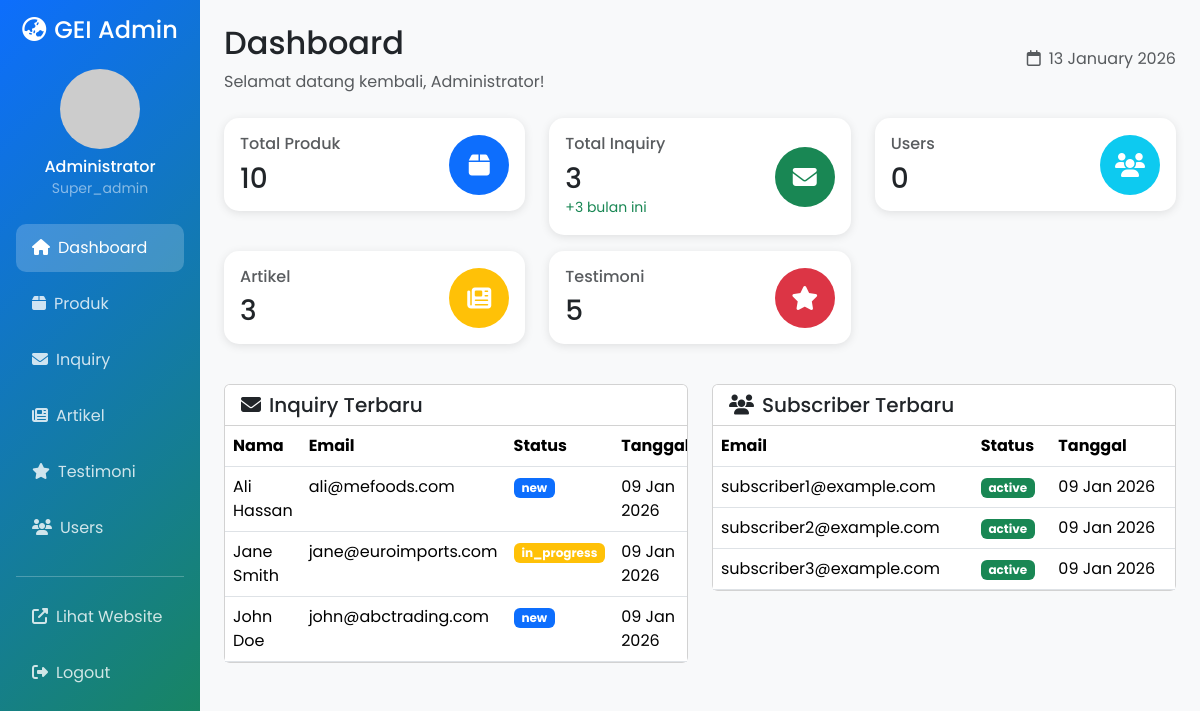
Page /admin/dashboard.php (signed in) on the committed database.
### tables this page shows
CREATE TABLE IF NOT EXISTS inquiries (
    id INT AUTO_INCREMENT PRIMARY KEY,
    full_name VARCHAR(255) NOT NULL,
    company_name VARCHAR(255) NOT NULL,
    email VARCHAR(255) NOT NULL,
    phone VARCHAR(50) NOT NULL,
    product_type VARCHAR(255) NOT NULL,  
    product_id INT NULL,  
    message TEXT,
    status ENUM('new', 'in_progress', 'completed', 'cancelled') DEFAULT 'new',
    created_at TIMESTAMP DEFAULT CURRENT_TIMESTAMP,
    updated_at TIMESTAMP DEFAULT CURRENT_TIMESTAMP ON UPDATE CURRENT_TIMESTAMP,
    INDEX idx_status (status),
    INDEX idx_created_at (created_at),
    INDEX idx_email (email),
    INDEX idx_product_id (product_id),
    CONSTRAINT fk_inquiries_product FOREIGN KEY (product_id) REFERENCES products(id) ON DELETE SET NULL
);

CREATE TABLE IF NOT EXISTS newsletter_subscribers (
    id INT AUTO_INCREMENT PRIMARY KEY,
    email VARCHAR(255) NOT NULL UNIQUE,
    status ENUM('active', 'unsubscribed') DEFAULT 'active',
    subscribed_at TIMESTAMP DEFAULT CURRENT_TIMESTAMP,
    unsubscribed_at TIMESTAMP NULL,
    INDEX idx_email (email),
    INDEX idx_status (status)
);

### includes/functions.php (called while the page is built, shortened)
<?php
function formatDate($date) {
    return date('d M Y', strtotime($date));
}
function getStatusBadge($status) {
    $badges = [
        'new' => 'primary',
        'in_progress' => 'warning',
        'completed' => 'success',
        'cancelled' => 'danger',
        'read' => 'info',
        'replied' => 'success',
        'active' => 'success',
        'unsubscribed' => 'secondary',
        'available' => 'success',
        'limited' => 'warning',
        'out_of_stock' => 'danger'
    ];
    return $badges[$status] ?? 'secondary';
}
?>

### admin/dashboard.php (the view, shortened to what this page needs)
<?php
require_once '../includes/functions.php';
$db = getDB();
$stats = array();
$stmt = $db->query("SELECT COUNT(*) as total FROM products WHERE is_active = 1");
$stats['products'] = $stmt->fetch()['total'];
$stmt = $db->query("SELECT COUNT(*) as total FROM inquiries");
$stats['inquiries'] = $stmt->fetch()['total'];
$stmt = $db->query("SELECT COUNT(*) as total FROM inquiries WHERE MONTH(created_at) = MONTH(CURRENT_DATE()) AND YEAR(created_at) = YEAR(CURRENT_DATE())");
$stats['new_inquiries'] = $stmt->fetch()['total'];
$stmt = $db->query("SELECT COUNT(*) as total FROM users WHERE is_active = 1");
$stats['users'] = $stmt->fetch()['total'];
$stmt = $db->query("SELECT COUNT(*) as total FROM articles WHERE is_published = 1");
$stats['articles'] = $stmt->fetch()['total'];
$stmt = $db->query("SELECT COUNT(*) as total FROM testimonials WHERE is_active = 1");
$stats['testimonials'] = $stmt->fetch()['total'];
$stmt = $db->query("SELECT * FROM inquiries ORDER BY created_at DESC LIMIT 5");
$recent_inquiries = $stmt->fetchAll();
$stmt = $db->query("SELECT * FROM newsletter_subscribers ORDER BY subscribed_at DESC LIMIT 5");
$recent_subscribers = $stmt->fetchAll();
?>
<!DOCTYPE html>
<html lang="id">
<head>
    <link href="https://cdn.jsdelivr.net/npm/bootstrap@5.3.2/dist/css/bootstrap.min.css" rel="stylesheet">
    <link rel="stylesheet" href="https://cdnjs.cloudflare.com/ajax/libs/font-awesome/6.5.1/css/all.min.css">
</head>
<body>
    <div class="container-fluid">
        <div class="row">
            <div class="col-md-3 col-lg-2 px-0 sidebar">
                <div class="p-3">
                    <h4 class="text-center mb-4">
                        <i class="fas fa-globe-asia me-2"></i>GEI Admin
                    </h4>
                    <div class="text-center mb-4">
                        <img src="https://ui-avatars.com/api/?name=<?php echo urlencode($_SESSION['admin_name']); ?>&background=fff&color=0d6efd"
                             alt="Admin" class="rounded-circle mb-2" width="80">
                        <h6 class="mb-0"><?php echo htmlspecialchars($_SESSION['admin_name']); ?></h6>
                        <small class="text-white-50"><?php echo ucfirst($_SESSION['admin_role']); ?></small>
                    </div>
                    <nav class="nav flex-column">
                        <a class="nav-link active" href="dashboard.php">
                            <i class="fas fa-home me-2"></i>Dashboard
                        </a>
                        <a class="nav-link" href="products.php">
                            <i class="fas fa-box me-2"></i>Produk
                        </a>
                        <a class="nav-link" href="inquiries.php">
                            <i class="fas fa-envelope me-2"></i>Inquiry
                        </a>
                        <a class="nav-link" href="articles.php">
                            <i class="fas fa-newspaper me-2"></i>Artikel
                        </a>
                        <a class="nav-link" href="testimonials.php">
                            <i class="fas fa-star me-2"></i>Testimoni
                        </a>
                        <a class="nav-link" href="users.php">
                            <i class="fas fa-users me-2"></i>Users
                        </a>
                        <hr class="border-light">
                        <a class="nav-link" href="../index.php" target="_blank">
                            <i class="fas fa-external-link-alt me-2"></i>Lihat Website
                        </a>
                        <a class="nav-link" href="logout.php">
                            <i class="fas fa-sign-out-alt me-2"></i>Logout
                        </a>
                    </nav>
                </div>
            </div>
            <div class="col-md-9 col-lg-10 px-4 py-4">
                <div class="d-flex justify-content-between align-items-center mb-4">
                    <div>
                        <h2>Dashboard</h2>
                        <p class="text-muted mb-0">Selamat datang kembali, <?php echo htmlspecialchars($_SESSION['admin_name']); ?>!</p>
                    </div>
                    <div>
                        <span class="text-muted">
                            <i class="far fa-calendar me-2"></i><?php echo date('d F Y'); ?>
                        </span>
                    </div>
                </div>
                <div class="row mb-4">
                    <div class="col-md-6 col-lg-4 mb-3">
                        <div class="card stat-card">
                            <div class="card-body">
                                <div class="d-flex justify-content-between align-items-center">
                                    <div>
                                        <h6 class="text-muted mb-2">Total Produk</h6>
                                        <h3 class="mb-0"><?php echo $stats['products']; ?></h3>
                                    </div>
                                    <div class="stat-icon bg-primary text-white">
                                        <i class="fas fa-box"></i>
                                    </div>
                                </div>
                            </div>
                        </div>
                    </div>
                    <div class="col-md-6 col-lg-4 mb-3">
                        <div class="card stat-card">
                            <div class="card-body">
                                <div class="d-flex justify-content-between align-items-center">
                                    <div>
                                        <h6 class="text-muted mb-2">Total Inquiry</h6>
                                        <h3 class="mb-0"><?php echo $stats['inquiries']; ?></h3>
                                        <small class="text-success">+<?php echo $stats['new_inquiries']; ?> bulan ini</small>
                                    </div>
                                    <div class="stat-icon bg-success text-white">
                                        <i class="fas fa-envelope"></i>
                                    </div>
                                </div>
                            </div>
                        </div>
                    </div>
                    <div class="col-md-6 col-lg-4 mb-3">
                        <div class="card stat-card">
                            <div class="card-body">
                                <div class="d-flex justify-content-between align-items-center">
                                    <div>
                                        <h6 class="text-muted mb-2">Users</h6>
                                        <h3 class="mb-0"><?php echo $stats['users']; ?></h3>
                                    </div>
                                    <div class="stat-icon bg-info text-white">
                                        <i class="fas fa-users"></i>
                                    </div>
                                </div>
                            </div>
                        </div>
                    </div>
                    <div class="col-md-6 col-lg-4 mb-3">
                        <div class="card stat-card">
                            <div class="card-body">
                                <div class="d-flex justify-content-between align-items-center">
                                    <div>
                                        <h6 class="text-muted mb-2">Artikel</h6>
                                        <h3 class="mb-0"><?php echo $stats['articles']; ?></h3>
                                    </div>
                                    <div class="stat-icon bg-warning text-white">
                                        <i class="fas fa-newspaper"></i>
                                    </div>
                                </div>
                            </div>
                        </div>
                    </div>
                    <div class="col-md-6 col-lg-4 mb-3">
                        <div class="card stat-card">
                            <div class="card-body">
                                <div class="d-flex justify-content-between align-items-center">
                                    <div>
                                        <h6 class="text-muted mb-2">Testimoni</h6>
                                        <h3 class="mb-0"><?php echo $stats['testimonials']; ?></h3>
                                    </div>
                                    <div class="stat-icon bg-danger text-white">
                                        <i class="fas fa-star"></i>
                                    </div>
                                </div>
                            </div>
                        </div>
                    </div>
                </div>
                <div class="row">
                    <div class="col-lg-6 mb-4">
                        <div class="card">
                            <div class="card-header bg-white">
                                <h5 class="mb-0">
                                    <i class="fas fa-envelope me-2"></i>Inquiry Terbaru
                                </h5>
                            </div>
                            <div class="card-body p-0">
                                <div class="table-responsive">
                                    <table class="table table-hover mb-0">
                                        <thead>
                                            <tr>
                                                <th>Nama</th>
                                                <th>Email</th>
                                                <th>Status</th>
                                                <th>Tanggal</th>
                                            </tr>
                                        </thead>
                                        <tbody>
                                            <?php foreach($recent_inquiries as $inquiry): ?>
                                            <tr>
                                                <td><?php echo htmlspecialchars($inquiry['full_name']); ?></td>
                                                <td><?php echo htmlspecialchars($inquiry['email']); ?></td>
                                                <td>
                                                    <span class="badge bg-<?php echo getStatusBadge($inquiry['status']); ?>">
                                                        <?php echo $inquiry['status']; ?>
                                                    </span>
                                                </td>
                                                <td><?php echo formatDate($inquiry['created_at']); ?></td>
                                            </tr>
                                            <?php endforeach; ?>
                                        </tbody>
                                    </table>
                                </div>
                            </div>
                        </div>
                    </div>
                    <div class="col-lg-6 mb-4">
                        <div class="card">
                            <div class="card-header bg-white">
                                <h5 class="mb-0">
                                    <i class="fas fa-users me-2"></i>Subscriber Terbaru
                                </h5>
                            </div>
                            <div class="card-body p-0">
                                <div class="table-responsive">
                                    <table class="table table-hover mb-0">
                                        <thead>
                                            <tr>
                                                <th>Email</th>
                                                <th>Status</th>
                                                <th>Tanggal</th>
                                            </tr>
                                        </thead>
                                        <tbody>
                                            <?php foreach($recent_subscribers as $subscriber): ?>
                                            <tr>
                                                <td><?php echo htmlspecialchars($subscriber['email']); ?></td>
                                                <td>
                                                    <span class="badge bg-<?php echo getStatusBadge($subscriber['status']); ?>">
                                                        <?php echo $subscriber['status']; ?>
                                                    </span>
                                                </td>
                                                <td><?php echo formatDate($subscriber['subscribed_at']); ?></td>
                                            </tr>
                                            <?php endforeach; ?>
                                        </tbody>
                                    </table>
                                </div>
                            </div>
                        </div>
                    </div>
                </div>
            </div>
        </div>
    </div>
</body>
</html>

### admin/dashboard.php (style rules this page uses)
body { font-family: 'Poppins', sans-serif; background: #f8f9fa; }
.sidebar { min-height: 100vh; background: linear-gradient(135deg, #0d6efd 0%, #198754 100%); color: white; }
.sidebar .nav-link { color: rgba(255,255,255,0.8); padding: 0.75rem 1rem; border-radius: 10px; margin-bottom: 0.5rem; transition: all 0.3s; }
.sidebar .nav-link:hover, .sidebar .nav-link.active { background: rgba(255,255,255,0.2); color: white; }
.stat-card { border-radius: 15px; border: none; box-shadow: 0 2px 10px rgba(0,0,0,0.1); transition: transform 0.3s; }
.stat-icon { width: 60px; height: 60px; border-radius: 50%; display: flex; align-items: center; justify-content: center; font-size: 1.5rem; }

### rows in the picture
inquiries: full_name "Ali Hassan", email "ali@mefoods.com", status "new", created_at "09 Jan 2026"
inquiries: full_name "Jane Smith", email "jane@euroimports.com", status "in_progress", created_at "09 Jan 2026"
inquiries: full_name "John Doe", email "john@abctrading.com", status "new", created_at "09 Jan 2026"
newsletter_subscribers: email "subscriber1@example.com", status "active", subscribed_at "09 Jan 2026"
newsletter_subscribers: email "subscriber2@example.com", status "active", subscribed_at "09 Jan 2026"
newsletter_subscribers: email "subscriber3@example.com", status "active", subscribed_at "09 Jan 2026"

### other values in the picture
$_SESSION['admin_name'] "Administrator"
$_SESSION['admin_role'] "Super_admin"
$stats['products'] "10"
$stats['inquiries'] "3"
$stats['new_inquiries'] "3"
$stats['users'] "0"
$stats['articles'] "3"
$stats['testimonials'] "5"
